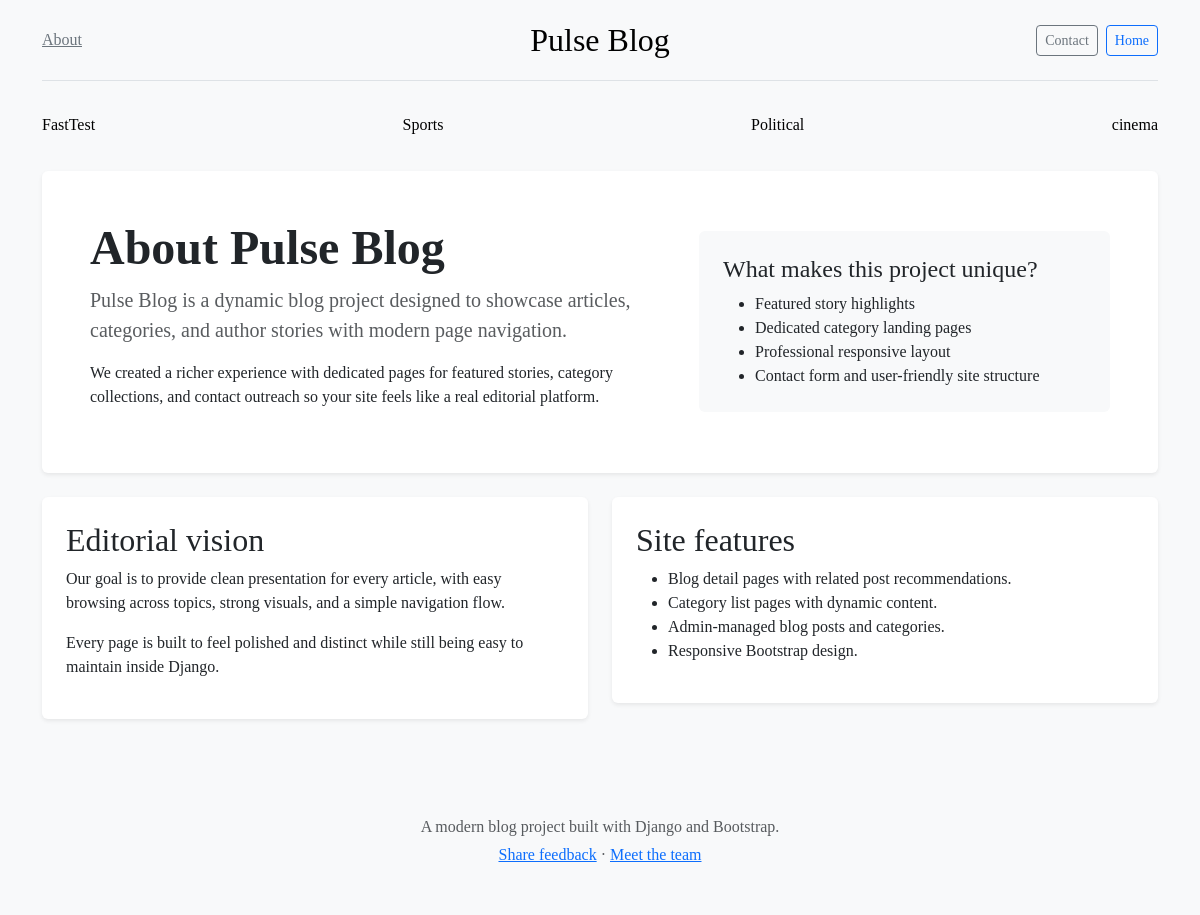
The page /about/ on the database its author committed.
### myapp/models.py (models this page shows, shortened)
class Category(models.Model):
    category_name = models.CharField(max_length=50)
    created_at = models.DateTimeField(auto_now_add=True)
    updated_at = models.DateTimeField(auto_now=True)
    class Meta:
        verbose_name_plural = 'Categories'

### myapp/views.py (the view)
# urls.py: path('about/', about, name='about'),
def about(request):
    categories = Category.objects.all()
    popular_categories = Category.objects.annotate(post_count=Count('blog')).order_by('-post_count')[:5]
    return render(request, 'about.html', {
        'categories': categories,
        'popular_categories': popular_categories,
    })

### blog_main/templates/about.html (shortened to what this page needs)
{% extends "base.html" %}
{% block content %}
<div class="p-4 p-md-5 mb-4 rounded bg-white shadow-sm">
  <div class="row align-items-center">
    <div class="col-md-7">
      <h1 class="display-5 fw-bold">About Pulse Blog</h1>
      <p class="lead text-body-secondary">Pulse Blog is a dynamic blog project designed to showcase articles, categories, and author stories with modern page navigation.</p>
      <p>We created a richer experience with dedicated pages for featured stories, category collections, and contact outreach so your site feels like a real editorial platform.</p>
    </div>
    <div class="col-md-5">
      <div class="p-4 bg-body-tertiary rounded">
        <h4>What makes this project unique?</h4>
        <ul class="mb-0">
          <li>Featured story highlights</li>
          <li>Dedicated category landing pages</li>
          <li>Professional responsive layout</li>
          <li>Contact form and user-friendly site structure</li>
        </ul>
      </div>
    </div>
  </div>
</div>
<div class="row gy-4">
  <div class="col-lg-6">
    <div class="p-4 bg-white rounded shadow-sm">
      <h2>Editorial vision</h2>
      <p>Our goal is to provide clean presentation for every article, with easy browsing across topics, strong visuals, and a simple navigation flow.</p>
      <p>Every page is built to feel polished and distinct while still being easy to maintain inside Django.</p>
    </div>
  </div>
  <div class="col-lg-6">
    <div class="p-4 bg-white rounded shadow-sm">
      <h2>Site features</h2>
      <ul>
        <li>Blog detail pages with related post recommendations.</li>
        <li>Category list pages with dynamic content.</li>
        <li>Admin-managed blog posts and categories.</li>
        <li>Responsive Bootstrap design.</li>
      </ul>
    </div>
  </div>
</div>
{% endblock %}

### blog_main/templates/base.html (shortened to what this page needs)
{% load static %}
<!DOCTYPE html>
<html lang="en">
<head>
  <link href="https://cdn.jsdelivr.net/npm/bootstrap@5.3.3/dist/css/bootstrap.min.css" rel="stylesheet" />
</head>
<body>
  <div class="container">
    <header class="border-bottom py-3 mb-4">
      <div class="row flex-nowrap justify-content-between align-items-center">
        <div class="col-4">
          <a class="link-secondary" href="{% url 'about' %}">About</a>
        </div>
        <div class="col-4 text-center">
          <a class="blog-header-logo text-body-emphasis text-decoration-none" href="{% url 'home' %}">Pulse Blog</a>
        </div>
        <div class="col-4 d-flex justify-content-end">
          <a class="btn btn-sm btn-outline-secondary me-2" href="{% url 'contact' %}">Contact</a>
          <a class="btn btn-sm btn-outline-primary" href="{% url 'home' %}">Home</a>
        </div>
      </div>
    </header>
    <nav class="nav nav-underline justify-content-between mb-4">
      {% for category in categories %}
        <a class="nav-link link-body-emphasis" href="{% url 'category_posts' category.id %}">{{ category.category_name }}</a>
      {% endfor %}
    </nav>
  </div>
  <main class="container">
    {% block content %}{% endblock %}
  </main>
  <footer class="py-5 text-center text-body-secondary bg-body-tertiary mt-5">
    <div class="container">
      <p class="mb-1">A modern blog project built with Django and Bootstrap.</p>
      <p class="mb-0"><a href="{% url 'contact' %}">Share feedback</a> · <a href="{% url 'about' %}">Meet the team</a></p>
    </div>
  </footer>
</body>
</html>

### blog_main/templates/base.html (style rules this page uses)
body { font-family: Georgia, serif; background: #f8f9fa; }
.blog-header-logo { font-family: 'Playfair Display', serif; font-size: 2rem; }
.nav-link { transition: color .2s ease; }

### rows shown on the page
Category: category_name "FastTest"
Category: category_name "Sports"
Category: category_name "Political"
Category: category_name "cinema"
